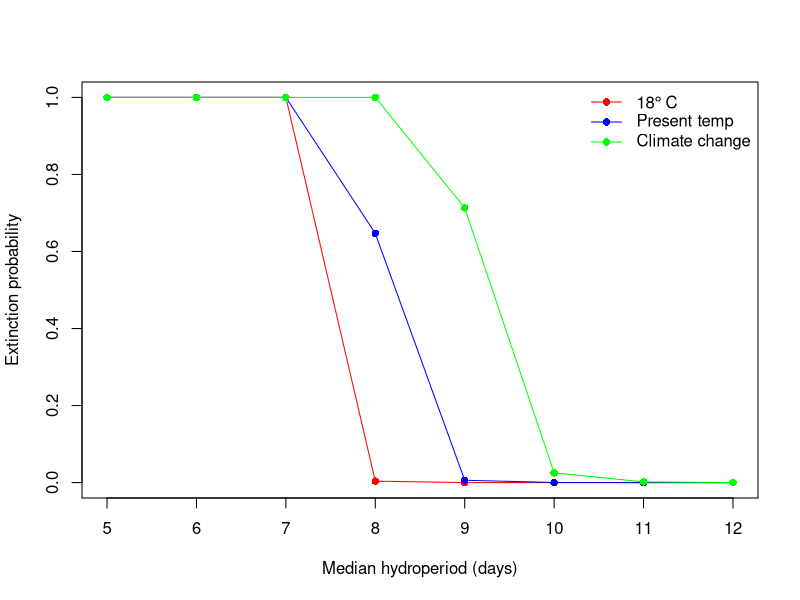
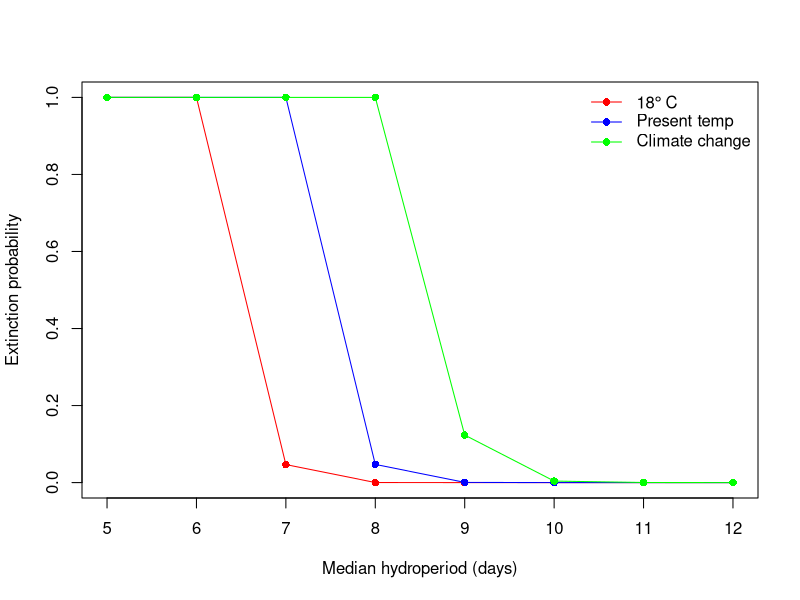
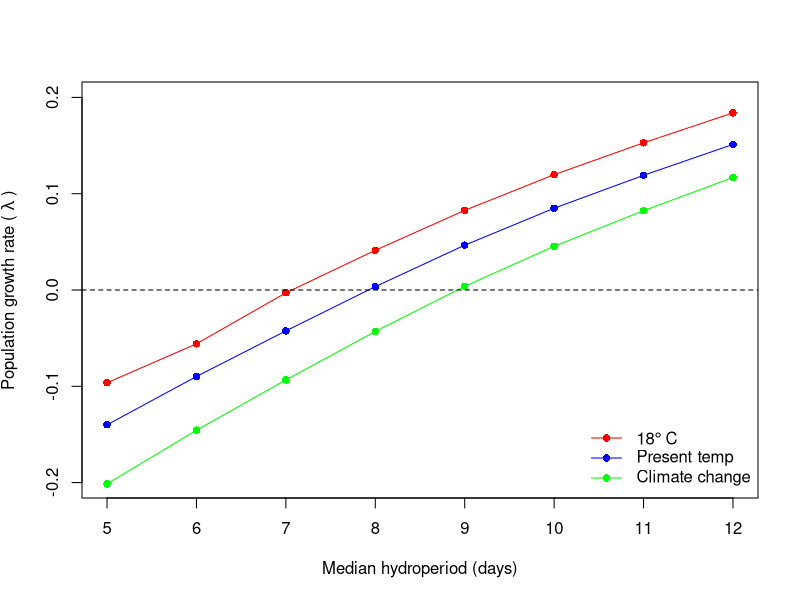
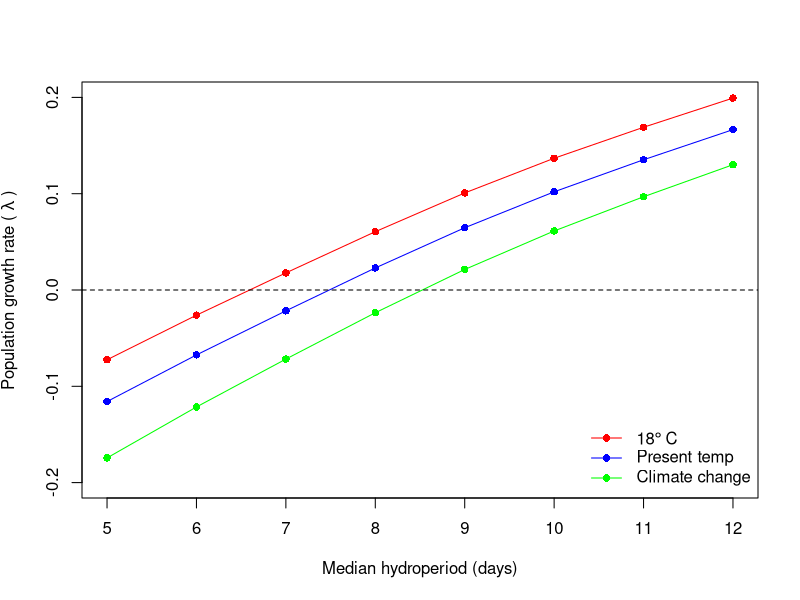

Reproduce these figures in R, in order.
# Start by changing the working directory. This is the folder where the figures will be saved
setwd("C:/ADD DIRECTORY")

# Create a vector of the hydroperiods (from median length of 5 days to 12 days)
hp <- 5:12


###############################################################################################
#                                                                                             #
# Step 1: Plot the extinction probabilities using the minimum survival values from experiment #
#                                                                                             #
###############################################################################################

# Read in the values of the extinction probabilities for the three treatments
# See attached Excel spreadsheet for data

min.18 <- c(1,1,1,0.00366231,4.57962e-05,1.69911e-06,1.16022e-07,1.12143e-08)
min.pres <- c(1,1,1,0.646942695,0.006042285,0.000189508,1.19511e-05,1.10445e-06)
min.cc <- c(1,1,1,1,0.713259586,0.02520785,0.001829811,0.000195124)

# Make the plot and save it as a .png file in the working directory
png(filename="Minimums_ext_prob.png",width=12,height=12,units="cm",res=600)
plot(min.18~hp, xlab="Median hydroperiod (days)", ylab="Extinction probability", type="o",col="red",pch=16) 
points(min.pres~hp, col="blue",pch=16)
lines(min.pres~hp, col="blue")
points(min.cc~hp, col="green",pch=16)
lines(min.cc~hp, col="green")
legend("topright",leg=c(expression(18*degree~C),"Present temp", "Climate change"), lty=1,pch=16,bty="n", col=c("red","blue","green"))
dev.off()

######################################################################################################
#                                                                                                    #
# Step 2: Plot the extinction probabilities using the mean (average) survival values from experiment #
#                                                                                                    #
######################################################################################################

# Read in the values of the extinction probabilities for the three treatments
# See attached Excel spreadsheet for data

ave.18 <- c(1,1,0.046793153,0.000136478,1.95611e-06,7.78315e-08,5.42359e-09,5.25103e-10)
ave.pres <- c(1,1,1,0.047181462,0.000469699,1.5084e-05,9.43279e-07,8.54797e-08)
ave.cc <- c(1,1,1,1,0.123356075,0.003928578,0.000258539,2.514e-05)

# Make the plot and save it as a .png file in the working directory
png(filename="Averages_ext_prob.png",width=12,height=12,units="cm",res=600)
plot(ave.18~hp, xlab="Median hydroperiod (days)", ylab="Extinction probability", type="o",col="red",pch=16) 
points(ave.pres~hp, col="blue",pch=16)
lines(ave.pres~hp, col="blue")
points(ave.cc~hp, col="green",pch=16)
lines(ave.cc~hp, col="green")
legend("topright",leg=c(expression(18*degree~C),"Present temp", "Climate change"), lty=1,pch=16,bty="n", col=c("red","blue","green"))
dev.off()

##############################################################################################
#                                                                                            #
# Step 3: Plot the population growth rates using the minimum survival values from experiment #
#                                                                                            #
##############################################################################################

# Read in the values of the population growth rates for the three treatments
# See attached Excel spreadsheet for data

lambda.min.18 <- c(-0.0963022,-0.05588814,-0.002904589,0.0412845,0.08273489,0.1198064,0.1528645,0.1839569)
lambda.min.pres <- c(-0.1399937,-0.0897854,-0.04243549,0.0035328,0.04655616,0.08494926,0.1191319,0.1512168)
lambda.min.cc <- c(-0.2013558,-0.1456045,-0.0933873,-0.04303057,0.00384984,0.04546317,0.0823764,0.116858)

# Make the plot and save it as a .png file in the working directory
png(filename="Minimum_lambda.png",width=12,height=12,units="cm",res=600)
plot(lambda.min.18~hp, xlab="Median hydroperiod (days)", ylab= expression(paste("Population growth rate ( ",lambda," )")), type="o",col="red",pch=16,ylim=c(-0.2,0.2)) 
points(lambda.min.pres~hp, col="blue",pch=16)
lines(lambda.min.pres~hp, col="blue")
points(lambda.min.cc~hp, col="green",pch=16)
lines(lambda.min.cc~hp, col="green")
abline(h=0,lty=2)
legend("bottomright",leg=c(expression(18*degree~C),"Present temp", "Climate change"), lty=1,pch=16,bty="n", col=c("red","blue","green"))
dev.off()

#####################################################################################################
#                                                                                                   #
# Step 4: Plot the population growth rates using the average (mean) survival values from experiment #
#                                                                                                   #
#####################################################################################################

# Read in the values of the population growth rates for the three treatments
# See attached Excel spreadsheet for data

lambda.ave.18 <- c(-0.07241156,-0.02610713,0.01777455,0.06057971,0.1008026,0.1368392,0.1690149,0.1993262)
lambda.ave.pres <- c(-0.115828,-0.0673991,-0.02162571,0.02290865,0.06466474,0.1019935,0.1352709,0.1665567)
lambda.ave.cc <- c(-0.1743742,-0.1214575,-0.07172126,-0.02359435,0.0213301,0.06131392,0.09684699,0.1301194)

# Make the plot and save it as a .png file in the working directory
png(filename="Averages_lambda.png",width=12,height=12,units="cm",res=600)
plot(lambda.ave.18~hp, xlab="Median hydroperiod (days)", ylab= expression(paste("Population growth rate ( ",lambda," )")), type="o",col="red",pch=16,ylim=c(-0.2,0.2)) 
points(lambda.ave.pres~hp, col="blue",pch=16)
lines(lambda.ave.pres~hp, col="blue")
points(lambda.ave.cc~hp, col="green",pch=16)
lines(lambda.ave.cc~hp, col="green")
abline(h=0,lty=2)
legend("bottomright",leg=c(expression(18*degree~C),"Present temp", "Climate change"), lty=1,pch=16,bty="n", col=c("red","blue","green"))
dev.off()


#########################################################################################################












